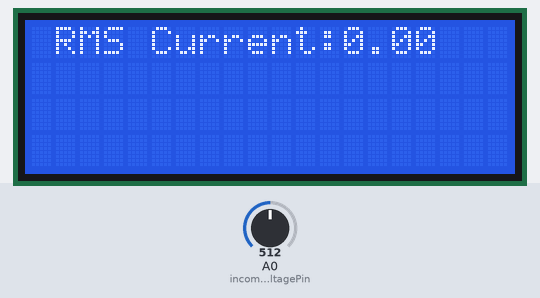
Simulated run of this sketch. Board: Arduino Uno, built with avr-gcc and run on an emulated ATmega328P. On the bench: 20×4 character LCD. The inputs (shaded band) are chosen by the test bench; at power-on: A0 (incomingVoltagePin) = 512.

Above: at 1.2 s.
1.3 s: A0 (incomingVoltagePin) set to 716
At 2.3 s:
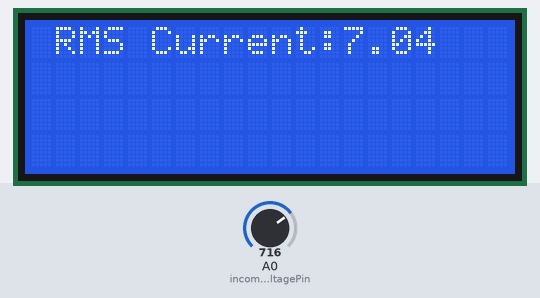
2.8 s: A0 (incomingVoltagePin) set to 900
At 4.0 s:
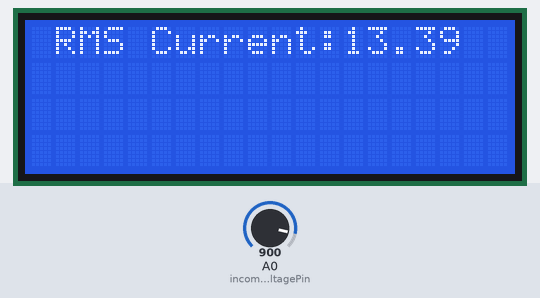
4.3 s: A0 (incomingVoltagePin) set to 1023
At 5.2 s:
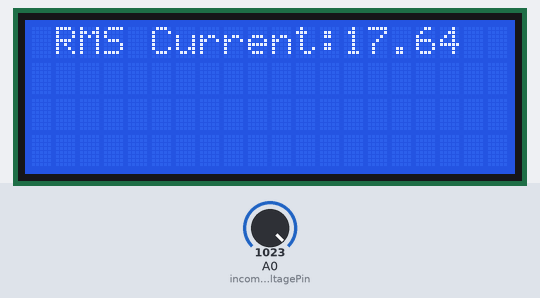
Timing chart, 0 to 7.3 s (numbered marks = the images above; inputs shaded):
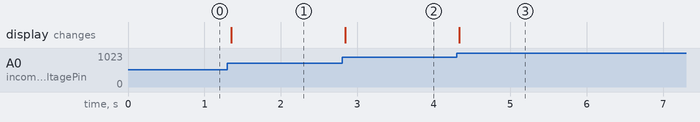

Measured:
- after the input at 1.3 s, the display: changes after 0.05 s (image 1)
- after the input at 2.8 s, the display: changes at once (image 2)
- after the input at 4.3 s, the display: changes at once (image 3)

The sketch:

ACcurrentSensorSketch.ino
```cpp
#include <LiquidCrystal.h>
int incomingVoltagePin=A0;
int adcValue=0;
double voltageReading=0;
float sensorError=2500;
int sensorSensitivity=100;
double rmsCurrentReading=0;
LiquidCrystal lcd(8,9,10,11,12,13);
void setup() {
  lcd.begin(20,4);
  pinMode(incomingVoltagePin,INPUT);
  lcd.setCursor(1,0);
  lcd.print("RMS Current:");

}
void loop() {
  int maxpoint=0;
  int temp=0;
  while(maxpoint<analogRead(incomingVoltagePin)){
    if(temp=analogRead(incomingVoltagePin),maxpoint<temp){
        maxpoint=temp;
      }
  }
  adcValue=float(maxpoint);
  voltageReading=(5000.00*adcValue)/1024.0;
  voltageReading=voltageReading-sensorError;
  rmsCurrentReading=(voltageReading/ sensorSensitivity)*0.707;
  lcd.setCursor(13,0);
  lcd.print(rmsCurrentReading);

  delay(50);
}//C:\\Users\\dell\\AppData\\Local\\Temp\\arduino_build_97013/ACcurrentSensorSketch.ino.hex
```
